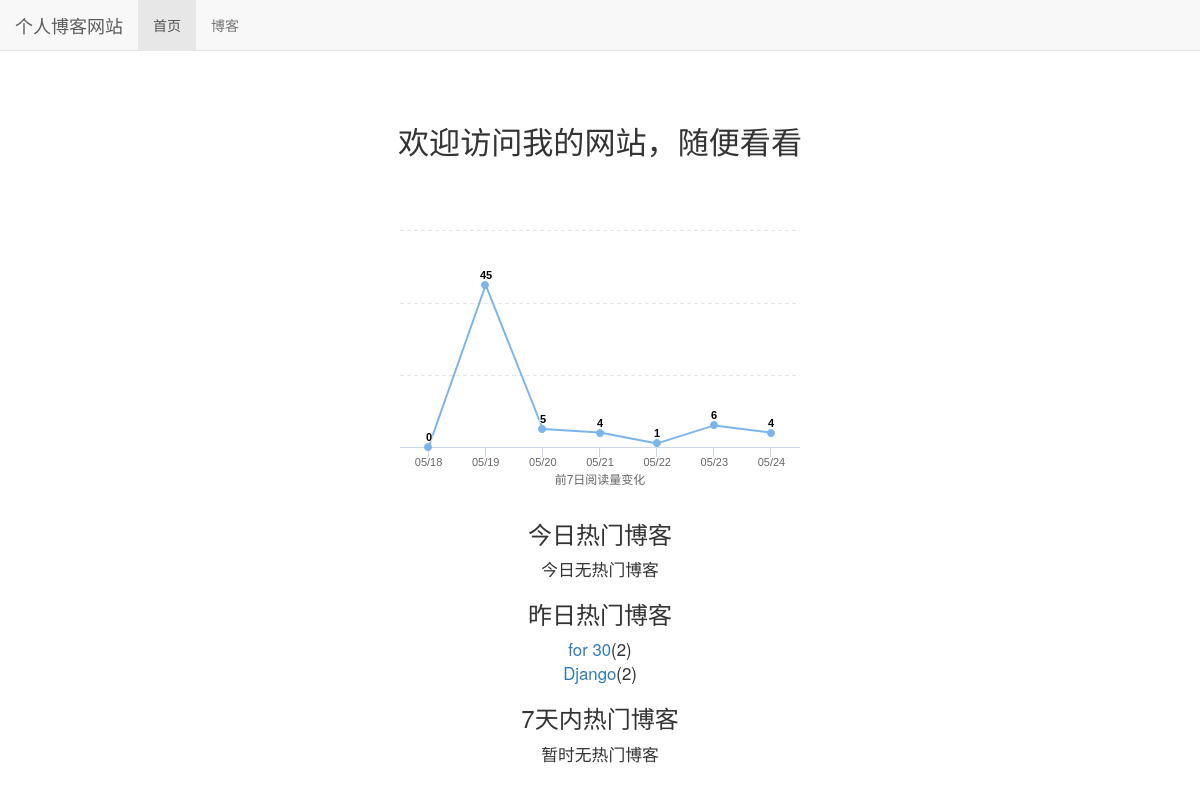
Before: / with the older database file.
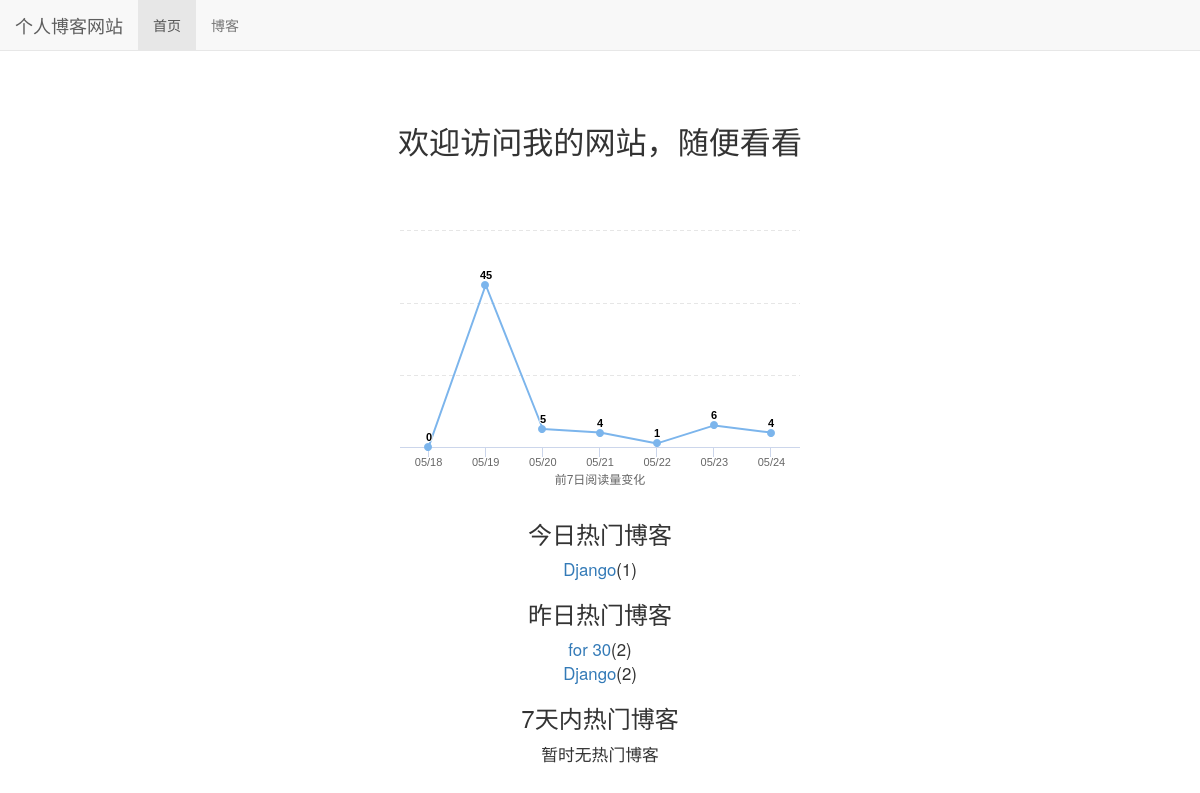
After: the same page with the newer database file.
### read_statistics/models.py (models this page shows)
class ReadDetail(models.Model):
    date = models.DateField(default=timezone.now)
    read_num = models.IntegerField(default=0)
    content_type = models.ForeignKey(ContentType, on_delete=models.DO_NOTHING)
    object_id = models.PositiveIntegerField()
    content_object = GenericForeignKey('content_type', 'object_id')

### blog/models.py (models this page shows, shortened)
class Blog(models.Model,ReadNumExpandMethod):
    title = models.CharField(max_length=50)
    type_name = models.ForeignKey(BlogType,on_delete = models.DO_NOTHING)
    content = RichTextUploadingField()
    author = models.ForeignKey(User,on_delete=models.DO_NOTHING)
    read_datails = GenericRelation(ReadDetail)
    created_time = models.DateTimeField(auto_now_add = True)
    last_update_time =models.DateTimeField(auto_now = True)
    class Meta:
        ordering = ['-created_time']

### myboke/views.py (the view)
# urls.py: path('',home_datil,name = 'home'),
def home_datil(request):
    blog_content_type = ContentType.objects.get_for_model(Blog)
    dates,read_nums = get_seven_read_day(blog_content_type)
    get_7_hot_blogs_vlaue = cache.get('get_7_hot_blogs')
    if get_7_hot_blogs is None:
        get_7_hot_blogs_vlaue = get_7_hot_blogs()
        cache.set('get_7_hot_blogs',get_7_hot_blogs_vlaue,3600)
    context = {}
    context['read_nums'] = read_nums
    context['dates'] = dates
    context['hot_blog_today'] = get_hot_blog_today(blog_content_type)
    context['hot_blog_yesterday'] = get_hot_blog_yesterday(blog_content_type)
    context['hot_blog_for_7_days'] = get_7_hot_blogs_vlaue
    return render(request,'home.html',context)

### read_statistics/utils.py (called while the page is built)
def get_seven_read_day(content_type):
    today = timezone.now().date()
    read_nums = []
    dates = []
    for i in range(7,0,-1):
        date = today - datetime.timedelta(days=i)
        dates.append(date.strftime('%m/%d'))
        read_details = ReadDetail.objects.filter(content_type=content_type,date=date)
        result = read_details.aggregate(read_num_sum = Sum('read_num'))
        read_nums.append(result['read_num_sum'] or 0)
    print(read_nums)
    return dates,read_nums

def get_hot_blog_today(content_type):
    today = timezone.now().date()
    read_details = ReadDetail.objects.filter(content_type=content_type,date=today).order_by('-read_num')
    return read_details[:7]

def get_hot_blog_yesterday(content_type):
    today = timezone.now().date()
    yesterday = today - datetime.timedelta(days=1)
    read_details = ReadDetail.objects.filter(content_type=content_type,date=yesterday).order_by('-read_num')
    return read_details[:7]

### templates/home.html (shortened to what this page needs)
{% extends 'base.html' %}
{% load staticfiles %}
{% block style_css %}
    <link rel="stylesheet" href="{% static 'home.css'%}">
{% endblock %}
{% block nav_home %}
    active
{% endblock %}
{% block content %}
    <h3 class="home-content">欢迎访问我的网站，随便看看</h3>
    <div id="container">
    </div>
    <div class="hot-data">
        <h3>今日热门博客</h3>
        <ul>
            {% for today_blog in hot_blog_today %}
                <li><a href="{% url 'blog_datail' today_blog.content_object.pk%}">{{today_blog.content_object.title}}</a>({{today_blog.read_num}})</li>
            {% empty %}
                今日无热门博客
            {% endfor %}
        </ul>
    </div>
    <div class="hot-data">
        <h3>昨日热门博客</h3>
        <ul>
            {% for yesterday_blog in hot_blog_yesterday %}
                <li><a href="{% url 'blog_datail' yesterday_blog.content_object.pk%}">{{yesterday_blog.content_object.title}}</a>({{yesterday_blog.read_num}})</li>
            {% empty %}
                昨日无热门博客
            {% endfor %}
        </ul>
    </div>
    <div class="hot-data">
        <h3>7天内热门博客</h3>
        <ul>
            {% for blog_days in hot_blog_for_7_days %}
                <li><a href="{% url 'blog_datail' blog_days.id%}">{{blog_days.title}}</a>({{blog_days.read_num_sum }})</li>
            {% empty %}
                暂时无热门博客
            {% endfor %}
        </ul>
    </div>
{% endblock %}

### templates/base.html (shortened to what this page needs)
{% load staticfiles %}
<!DOCTYPE html>
<html lang="zh-CN">
<head>
    <link rel="stylesheet" href="{% static 'base.css'%}">
    <link rel="stylesheet" href="{% static 'bootstrap-3.3.7-dist/css/bootstrap.min.css'%}">
    {% block style_css %}{% endblock %}
</head>
<body>
    <div class="navbar navbar-default navbar-fixed-top" role="navigation">
        <div class="container-fluid">
            <div class="navbar-header">
                <a class="navbar-brand" href="{% url 'home' %}">个人博客网站</a>
            </div>
            <div id="navbar-collapse" class="collapse navbar-collapse" >
                <ul class="nav navbar-nav">
                    <li class="{% block nav_home %}{% endblock %}"><a href="{% url 'home' %}">首页</a></li>
                    <li class="{% block nav_blog %}{% endblock %}"><a href="{% url 'blog_list'%}">博客</a></li>
                </ul>
            </div>
        </div>
    </div>
    {% block content %}{% endblock %}
</body>
</html>

### static/base.css (style rules this page uses)
* { margin:0; padding:0; }
body { margin-top:70px!important; }
ul { list-style-type:none }

### static/home.css (style rules this page uses)
h3.home-content { font-size:222%; text-align:center; margin-top:4em; margin-bottom:2em; }
div#container { margin:0 auto; height:20em; min-width:20em; max-width:30em; }
div.hot-data { font-size:120%; text-align:center; margin-top:1em; }

Changed rows visible on the page:
added ReadDetail: content_object "Django", read_num "1", shown under "今日热门博客"
Other visible differences:
text no longer shown: "今日无热门博客"
